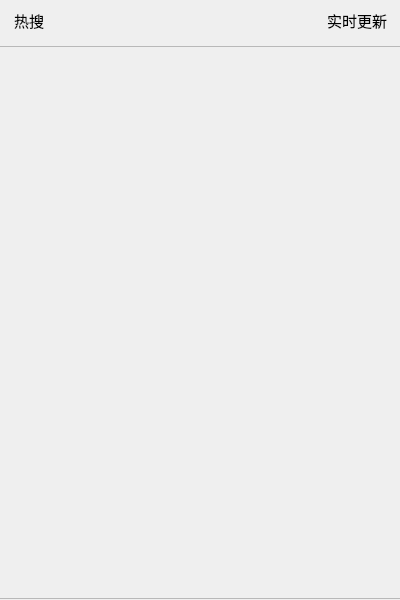
<?xml version="1.0" encoding="UTF-8"?>
<ui version="4.0">
 <class>HotPointDlg</class>
 <widget class="QWidget" name="HotPointDlg">
  <property name="geometry">
   <rect>
    <x>0</x>
    <y>0</y>
    <width>400</width>
    <height>600</height>
   </rect>
  </property>
  <property name="minimumSize">
   <size>
    <width>400</width>
    <height>600</height>
   </size>
  </property>
  <property name="maximumSize">
   <size>
    <width>400</width>
    <height>600</height>
   </size>
  </property>
  <property name="font">
   <font>
    <pointsize>11</pointsize>
   </font>
  </property>
  <property name="windowTitle">
   <string>Form</string>
  </property>
  <widget class="QWidget" name="">
   <property name="geometry">
    <rect>
     <x>-1</x>
     <y>-5</y>
     <width>403</width>
     <height>604</height>
    </rect>
   </property>
   <layout class="QVBoxLayout" name="verticalLayout">
    <property name="spacing">
     <number>0</number>
    </property>
    <item>
     <widget class="QWidget" name="widget_2" native="true">
      <property name="minimumSize">
       <size>
        <width>401</width>
        <height>51</height>
       </size>
      </property>
      <layout class="QHBoxLayout" name="horizontalLayout">
       <property name="spacing">
        <number>0</number>
       </property>
       <property name="leftMargin">
        <number>15</number>
       </property>
       <property name="topMargin">
        <number>0</number>
       </property>
       <property name="rightMargin">
        <number>15</number>
       </property>
       <property name="bottomMargin">
        <number>0</number>
       </property>
       <item>
        <widget class="QLabel" name="label">
         <property name="text">
          <string>热搜</string>
         </property>
        </widget>
       </item>
       <item>
        <spacer name="horizontalSpacer">
         <property name="orientation">
          <enum>Qt::Horizontal</enum>
         </property>
         <property name="sizeHint" stdset="0">
          <size>
           <width>260</width>
           <height>20</height>
          </size>
         </property>
        </spacer>
       </item>
       <item>
        <widget class="QLabel" name="label_2">
         <property name="text">
          <string>实时更新</string>
         </property>
        </widget>
       </item>
      </layout>
     </widget>
    </item>
    <item>
     <widget class="QScrollArea" name="scrollArea">
      <property name="minimumSize">
       <size>
        <width>401</width>
        <height>551</height>
       </size>
      </property>
      <property name="widgetResizable">
       <bool>true</bool>
      </property>
      <widget class="QWidget" name="scrollAreaWidgetContents">
       <property name="geometry">
        <rect>
         <x>0</x>
         <y>0</y>
         <width>399</width>
         <height>549</height>
        </rect>
       </property>
       <layout class="QVBoxLayout" name="verticalLayout_2">
        <property name="spacing">
         <number>0</number>
        </property>
        <property name="leftMargin">
         <number>0</number>
        </property>
        <property name="topMargin">
         <number>0</number>
        </property>
        <property name="rightMargin">
         <number>0</number>
        </property>
        <property name="bottomMargin">
         <number>0</number>
        </property>
        <item>
         <widget class="QWidget" name="wid_hotline" native="true">
          <property name="minimumSize">
           <size>
            <width>380</width>
            <height>0</height>
           </size>
          </property>
          <property name="maximumSize">
           <size>
            <width>400</width>
            <height>16777215</height>
           </size>
          </property>
         </widget>
        </item>
        <item>
         <spacer name="verticalSpacer">
          <property name="orientation">
           <enum>Qt::Vertical</enum>
          </property>
          <property name="sizeHint" stdset="0">
           <size>
            <width>20</width>
            <height>536</height>
           </size>
          </property>
         </spacer>
        </item>
       </layout>
      </widget>
     </widget>
    </item>
   </layout>
  </widget>
 </widget>
 <resources/>
 <connections/>
</ui>
